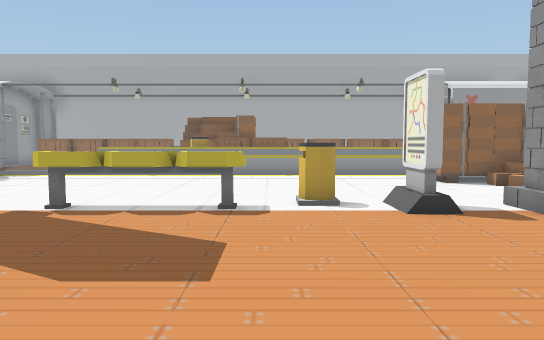
[1] (above)

23 first-person views from a walk through a scene from a Unity 3-D project. The camera is 1.2 m above the floor, tilts 4° down and sees 70° across. The floor is counted in squares, 1 m on a side. Each view is taken from the middle of a square. On the plan, view 1 faces up. The plan holds only what a view shows up to about 15 squares ahead; the rest is blank. The place goes on beyond the plan. The player character is not drawn. Some animated figures are left out. Some surface patterns are stand-ins.

[2]
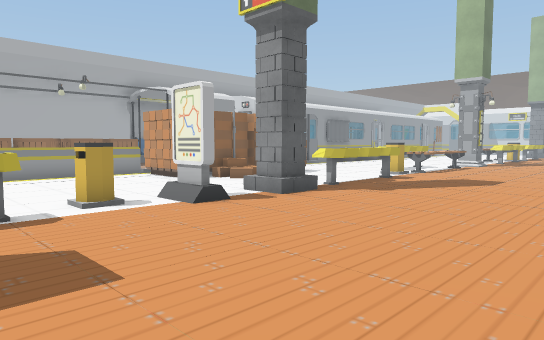

[3]
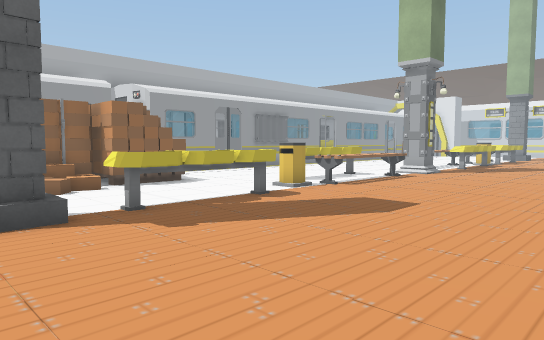

[4]
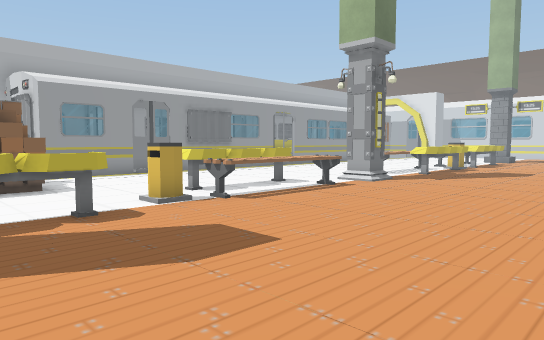

[5]
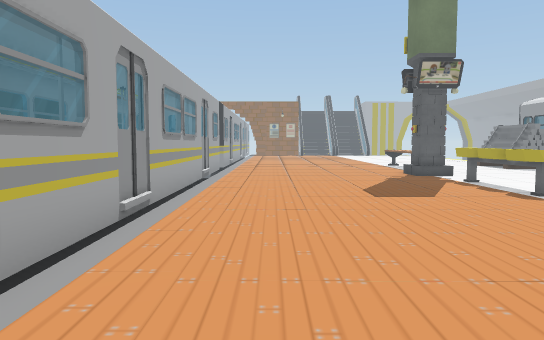

[6]
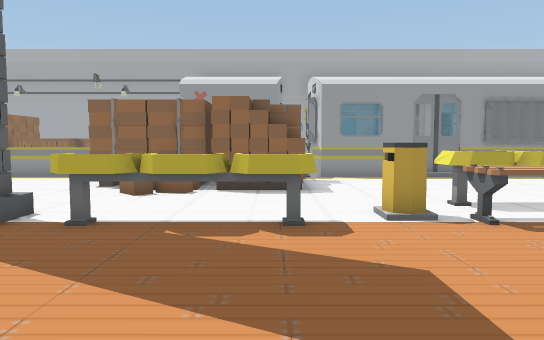

[7]
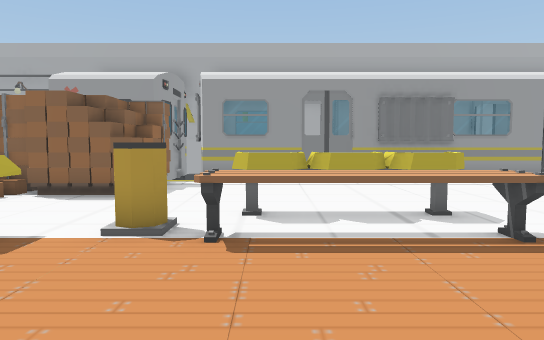

[8]
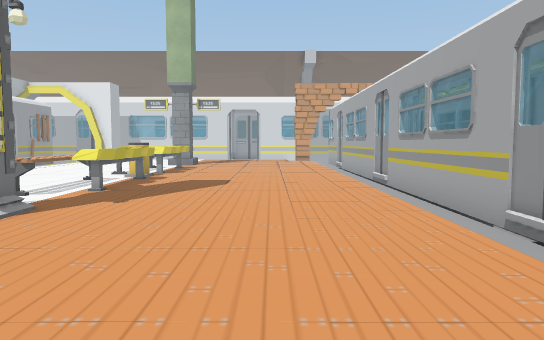

[9]
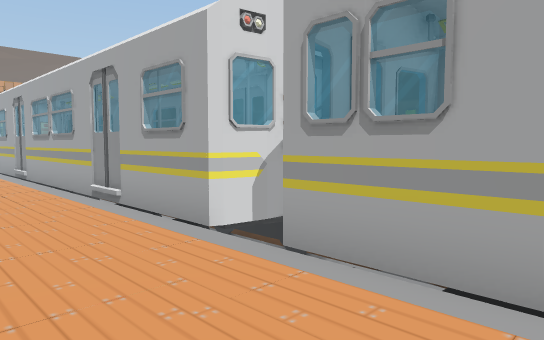

[10]
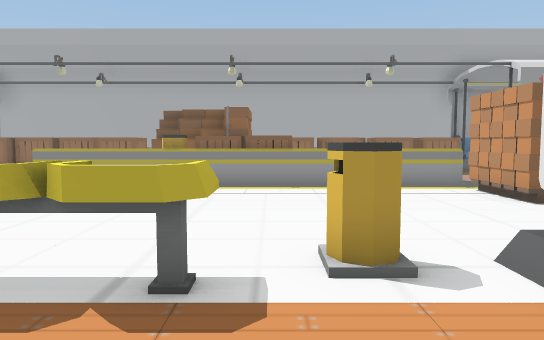

[11]
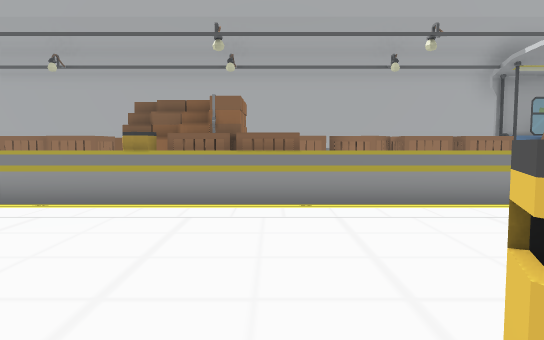

[12]
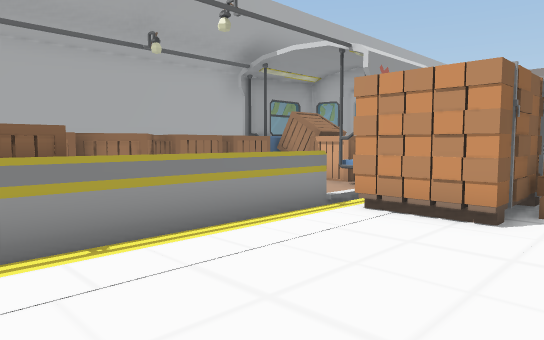

[13]
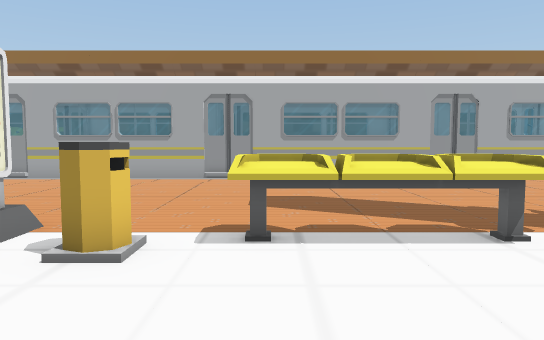

[14]
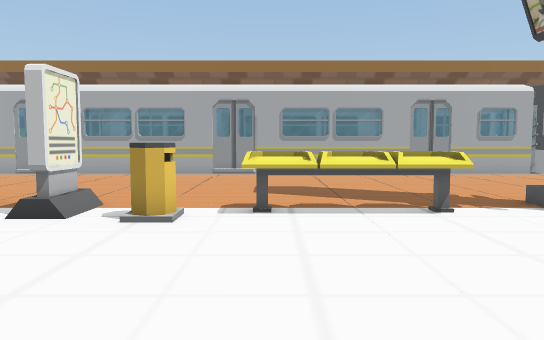

[15]
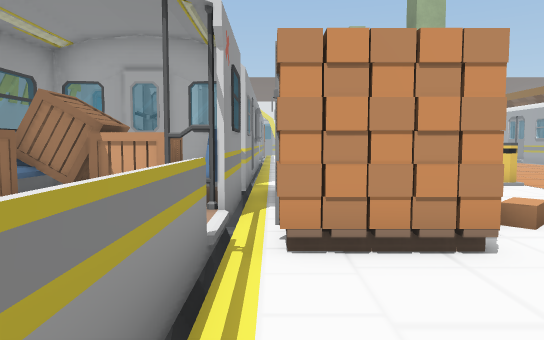

[16]
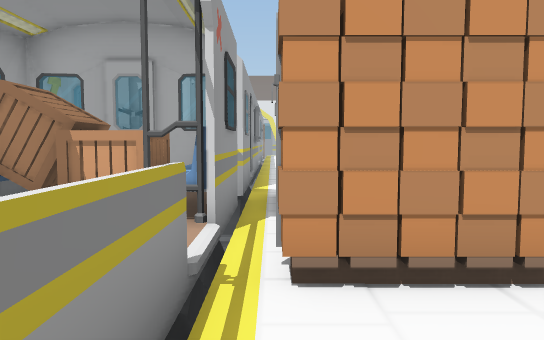

[17]
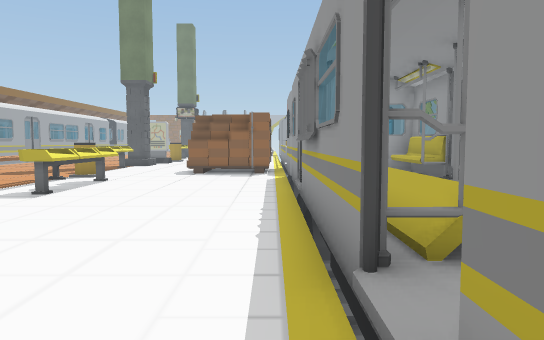

[18]
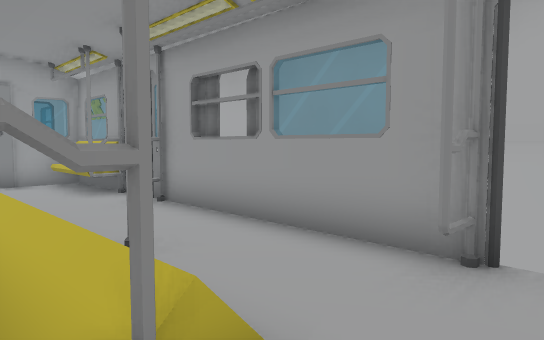

[19]
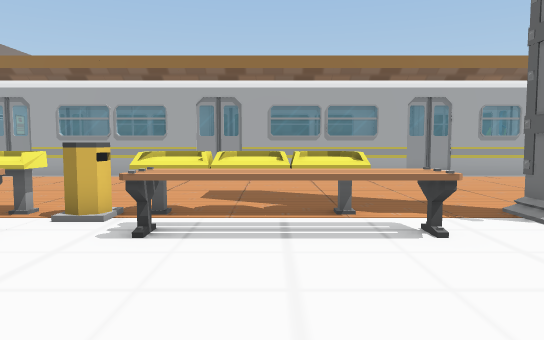

[20]
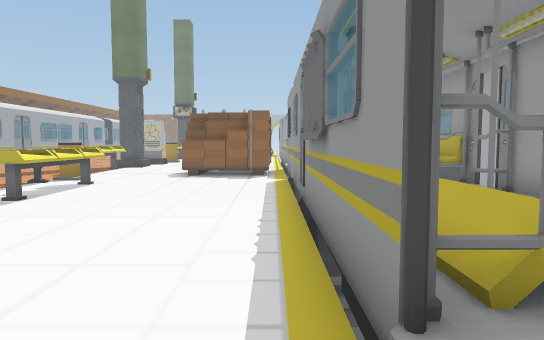

[21]
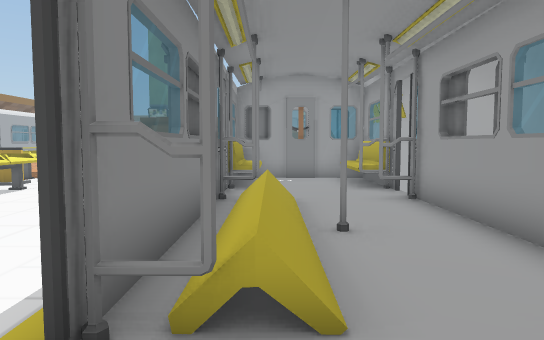

[22]
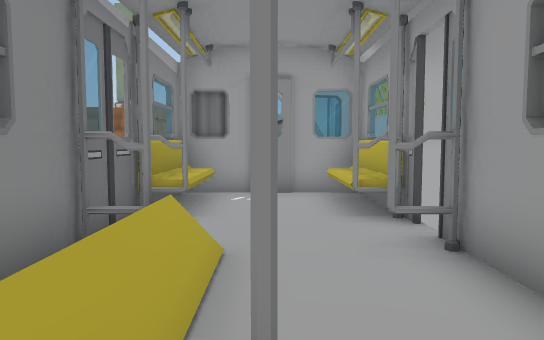

[23]
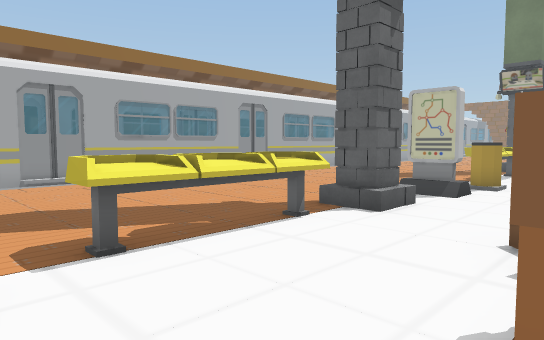

### Floor plan
Key: @ floor where view 1 was taken; # wall or solid block; x gap in a wall; . main floor; : floor 0.25 m higher than the main floor; = window, fence, low wall or low ledge; ^ raised ledge; v drop or lower ground; B bin; E bench; C column; O other object.
Columns run from 7 left of view 1 to 28 right of it. Each row starts with its distance up from view 1.
 21         #######    ###
 20 vvv   vvvvvv##vvvvvvvv vvvvvv v
 19 O #        ##O^### ####:#O#O=#x
 18 OOOOOOOOOOOOOOOOO##::::::::::::
 17  OOOOOOOO O    OO##::::::::#:::
 16     BOOOO     #OO##:::::^^^^^^: :
 15 v===B####===#  ###v###O####O=#::#
 14 ............OOO  O................
 13 ............O  O OO.............
 12 ............OOOOOOO.............
 11 ..............OOOOO.................
 10 ..............O.....................
  9 .....................EEEE...........
  8 ........B............EEEE....EEEEE.O
  7 CC.EEEE...#.CCEEEE.BEEEEE. C..EEEEBE
  6 ...............EEE............EEEE.E
  5 ....................................
  4 ....................................
  3 ....................................
  2 ....................................
  1 ....................................
  0  ......@...........................
 -1
 -2 #^^^^^^##^^^^^^=#^^^ #^^^=^^^^^^^=^^
 -3         #     #     v#  #       #

Where each view was taken, in squares from view 1:
view 1: 0 up, 0 right, facing up
view 2: 0 up, 2 left, facing up-right
view 3: 0 up, 4 right, facing up-right
view 4: 0 up, 8 right, facing up-right
view 5: 1 up, 8 right, facing left
view 6: 1 up, 10 right, facing up
view 7: 2 up, 14 right, facing up
view 8: 2 up, 13 right, facing right
view 9: 2 up, 9 right, facing down-right
view 10: 4 up, 0 right, facing up
view 11: 7 up, 0 right, facing up
view 12: 10 up, 1 left, facing up-right
view 13: 12 up, 1 left, facing down
view 14: 14 up, 1 left, facing down
view 15: 14 up, 1 right, facing right
view 16: 14 up, 2 right, facing right
view 17: 14 up, 26 right, facing left
view 18: 15 up, 24 right, facing up-left
view 19: 13 up, 24 right, facing down
view 20: 14 up, 25 right, facing left
view 21: 16 up, 25 right, facing left
view 22: 17 up, 21 right, facing left
view 23: 11 up, 12 right, facing down-left
